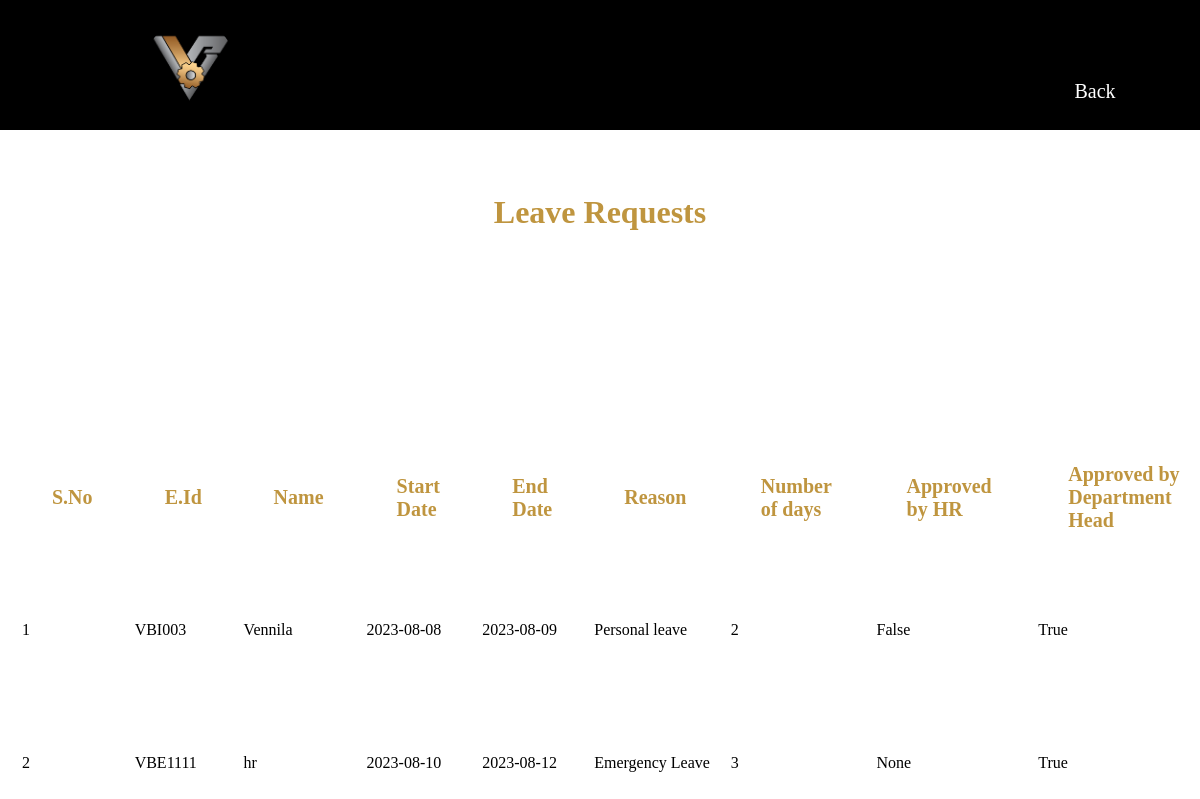
The app's page /leave (signed in) with its own data.
### main.py (models this page shows)
class LeaveRequest(db.Model):
    id = db.Column(db.Integer, primary_key=True)
    user_id = db.Column(db.Integer, db.ForeignKey('employee.id'))
    name = db.Column(db.String(100))
    eid = db.Column(db.String(100))
    start_date = db.Column(db.String(100))
    end_date = db.Column(db.String(100))
    reason = db.Column(db.String(200))
    noofdays=db.Column(db.String(200))
    approved_by_hr = db.Column(db.Boolean, default=None)
    approved_by_department_head = db.Column(db.Boolean, default=None)

### main.py (the view)
@app.route('/leave', methods=['GET', 'POST'])
@login_required
def leave_requests():
    if request.method == 'POST':
        request_id = request.form['request_id']
        approved = request.form['approved'] == 'True'
        leave_request = LeaveRequest.query.get(request_id)
        leave_request.approved_by_hr = approved
        db.session.commit()
    leave_requests = LeaveRequest.query.filter_by(user_id=current_user.id)
    return render_template('leave_requests.html', leave_requests=leave_requests)

### main.py (called while the page is built)
@login_manager.user_loader
def load_user(user_id):
    return Employee.query.get(int(user_id))

### templates/leave_requests.html (shortened to what this page needs)
<!DOCTYPE html>
<html>
<head>
    <link rel="stylesheet" href="{{ url_for('static', filename='css/style2.css') }}">
</head>
<body>
    <div class="banner">
        <div class="navbar">
            <div class="nav">
                <img src="{{ url_for('static', filename='images/icon.png') }}" class="icon">
            </div>
            <input class="submit" type="button" value="Back" onclick="return_hr()">
</div>
    <h1 class="content">Leave Requests</h1>
    <div class="tablebox">
    <table class="table" action="/employee_leave">
        <tr class="tr">
            <th class = "th">S.No</th><br>
            <th class="th">E.Id</th><br>
            <th class = "th">Name</th><br>
            <th class = "th">Start Date</th><br>
            <th class = "th">End Date</th><br>
            <th class = "th">Reason</th><br>
            <th class = "th">Number of days</th>
            <th class = "th">Approved by HR</th><br>
            <th class = "th">Approved by Department Head</th><br>
        </tr>
        {% for leave_request in leave_requests %}
        <tr>
            <td>{{ leave_request.id }}</td><br>
            <td>{{ leave_request.eid }}</td><br>
            <td>{{ leave_request.name }}</td><br>
            <td>{{ leave_request.start_date }}</td><br>
            <td>{{ leave_request.end_date }}</td><br>
            <td>{{ leave_request.reason }}</td><br>
            <td>{{leave_request.noofdays}}</td>
            <td>{{ leave_request.approved_by_hr }}</td><br>
            <td>{{ leave_request.approved_by_department_head }}</td><br>
        </tr>
        {% endfor %}
    </table></div>
    <br>
</body>
</html>

### static/css/style2.css (style rules this page uses)
* { margin: 0; padding: 0; box-sizing: border-box; font-family: 'Times New Roman'; }
.banner { width: 100%; height: 100vh; background: white; background-size: cover; background-position: center; position: fixed; overflow: auto; }
.navbar { position: sticky; top: 0; left: 0; width: 100%; margin: auto; padding: 25px 25px; display: flex; align-items: center; justify-content: space-between; background: black; z-index: 9; height: 130px; }
.tablebox { padding: 25px 0px 0px 0px; margin-top: -25%; }
.nav { padding: 10px 10vw; display: flex; justify-content: space-between; }
.icon { width: 90px; border-radius: 45px; cursor: pointer; }
.content { width: 100%; position: absolute; top: 25%; transform: translateY(-50%); text-align: center; color: #BF953F; }
.table { width: 100%; border-collapse: separate; margin-left: 20px; margin-top: 12%; }
.th { padding: 30px; text-align: left; font-size: 20px; color: #BF953F; background-size: contain, cover; height: 10px !important; width: 10px; margin-top: 20px; font-weight: bold; font-family: 'Times New Roman', Times, serif; }
table { border-collapse: collapse; align-content: center; margin-top: 2%; justify-content: center; align-items: center; width: 700px; height: 400px; margin-left: 25%; font-family: 'Times New Roman', Times, serif; }
.submit { width: 100% !important; padding: 10px !important; margin-top: 50px !important; background-color: rgba(0, 0, 0, 0.75) !important; color: #fff !important; border: none !important; border-radius: 4px !important; cursor: pointer !important; font-size: 20px !important; height: 40px !important; width: 160px !important; }

### records on screen
LeaveRequest: id "1", eid "VBI003", name "Vennila", start_date "2023-08-08", end_date "2023-08-09", reason "Personal leave", noofdays "2", approved_by_hr "False", approved_by_department_head "True"
LeaveRequest: id "2", eid "VBE1111", name "hr", start_date "2023-08-10", end_date "2023-08-12", reason "Emergency Leave", noofdays "3", approved_by_hr "None", approved_by_department_head "True"
